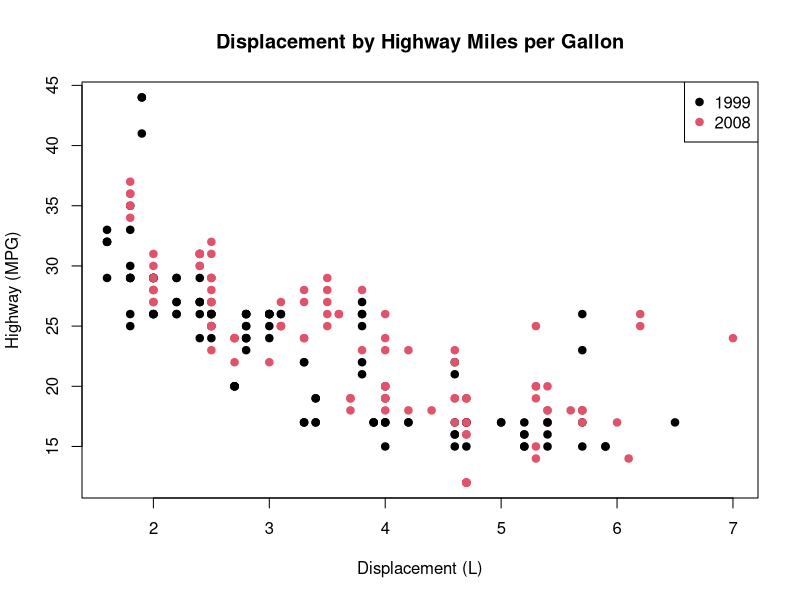
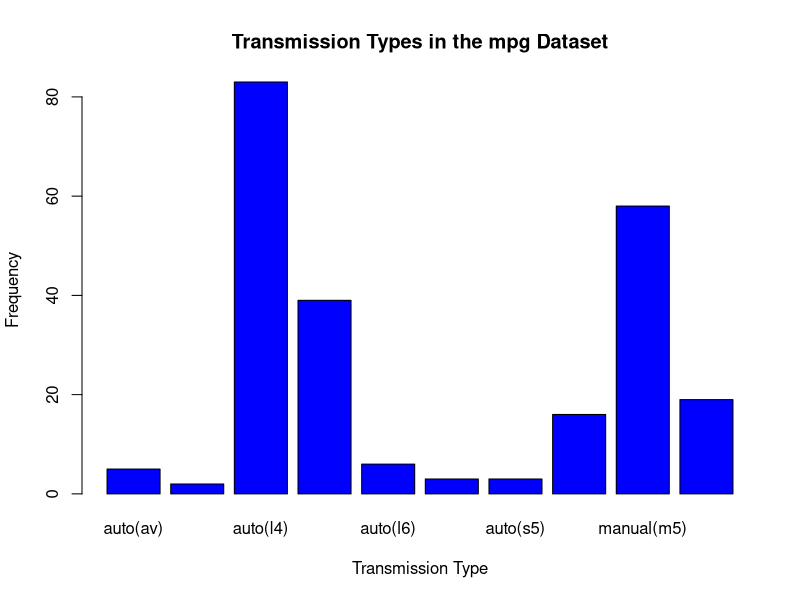

Write R code to recreate these figures, in order. (Note: this script raises an error after producing the figures.)
## C7091 Professional Skills for Data Science ####
## Miss S-J Childs
## Student ID: 24370500
## Assignment 1: Problem Sets
## Source: https://c7091.github.io/website/problem-sets.html
## 2024-10-23

## CONTENTS ####
## 00 Setup
## 01 Question One: Plotting and subsets with the mpg data
## 02 Question Two: Pseudocode
## 03 Question Three: Understanding functions
## 04 Question Four: Working with matrices
## 05 Question Five: ANOVAs code
## 06 Question Six: F-Statistic
## 07 Question Seven: Write your own questions
## 08 Question Eight: Add nested lists and indexing to your questions

## 00 Setup ####

# Install packages and load libraries
install.packages("emmeans")
install.packages("pwr")
install.packages("tidyverse")
library(emmeans)
library(pwr)
library(tidyverse)
library(dplyr)
library(ggplot2)

# Set working directory

getwd() # All good

## 01 Question One ####

## "Make the plot and axis labels match"

data(mpg) # read in

colnames(mpg) # Typos in original code, so double-checking variable names

# Corrected code
plot(mpg$displ, mpg$hwy, col = as.factor(mpg$year), 
     main = "Displacement by Highway Miles per Gallon", # added title
     xlab = "Displacement (L)", 
     ylab = "Highway (MPG)", pch = 19) # added measurement units
legend("topright", legend = unique(mpg$year), 
       col = unique(as.factor(mpg$year)), pch = 19)

## "Use base R to filter the data where cyl equals 8"

# Corrected code
subset(mpg, cyl == 8) 
# 8 is a numeric, not a character. == for equality, = means assignment

## "Extend code to calculate the proportions of manual and automatic shift cars"

# Created a table of transmission types
trans_table <- table(mpg$trans) # shows the frequency of different types

# Calculated the proportions
help("proportions") # entries of x, divided by the appropriate marginal sums

trans_proportions <- proportions(trans_table) # but is this helpful?
View(trans_proportions)

# Visualization of transmission types
barplot(trans_table, main ="Transmission Types in the mpg Dataset", 
        xlab ="Transmission Type",
        ylab ="Frequency", col="blue") # now easier to comprehend proportions



## Question Two ####

## "Write pseudocode steps for calculating the volume of a cylinder."

# Step One: Look up the formula for cylinder volume
# Volume = π * radius^2 * height

# Step Two: State the height and radius for cylinder
height <- 3.2
radius <- 5.5

# Step Three: State value of pi to 3 decimal places
print(pi) # checking
pie <- round(pi, 3)
print(pie) # checking

# Step Four: Use formula to calculate 
cy_volume <- pie * radius^2 * height

# Step Five: Round the volume to 2 decimal points
cy_volume_rounded <- round(cy_volume, 2)

# Step Six: Show the answer
print(cy_volume_rounded)


## Question Three ####

## "What value is required for the 'd' argument in the pwr.t.test() function?"

help("pwr-package")
help("pwr.t.test")

# A statistical method known as power analysis. 
# My understanding of power analysis as having four core elements:
# Statistical power == detecting an effect if there's one
# Significance aka 'alpha' == the level needed (0.05) to reject the null hypothesis
# Sample size == the number of observations
# Effect size == the difference between the mean divided by the combined
# standard deviation, aka 'Cohen's d' and the 'd' argument in pwr.t.test function.
# The 'd' argument is the mean difference / standard deviation difference

# Example code
mean_diff <- mean("hypothetical data B" - "hypothetical data A")
sd_diff <- sd("hypothetical data B" - "hypothetical data A")
d <- mean_diff / sd_diff

## Question Four ####

## "What is the role of the set.seed() function in the question context?"

help("set.seed")
# It's a random number generator and helps with reproducibility.
# The question code chunk has random sampling, but you don't 
# want the results to change each time you run the code, so 
# you set a seed.


## "Why does calculating the mean of the copied original matrix return a 
## numeric value while the mean of the same matrix when missing values are 
## filled from the list returns NA?"

# In R you need to be careful when making copies. Making a copy of the matrix,
# but then altering the original will NOT change the copied version. This is
# because when copying a matrix, R creates a new independent copy of the data.

## "Fix the code such that mean_of_original_copy and mean_matrix are equal"

# Corrected code

set.seed(123)
matrix_with_na <- matrix(sample(c(NA, 1:9), 9, replace = TRUE), nrow = 3)
copy_of_original<-matrix_with_na

matrix_with_na[1,2] <- NA
matrix_with_na[2,3] <- NA
matrix_with_na[3,1] <- NA

print(copy_of_original)
print(matrix_with_na)

list_with_values <- as.list(as.numeric(matrix(1:9, nrow = 3)))
# originally as.character, must be numeric or logical

print(list_with_values)

for (i in 1:3) {
  for (j in 1:3) {
    if (is.na(matrix_with_na[i,j])) {
      matrix_with_na[i,j] <- list_with_values[[(i-1)*3 + j]] 
    }
  }
}
print(matrix_with_na)

# Now calculating the mean of the matrices
mean_matrix <- mean(matrix_with_na)
mean_of_original_copy <- mean(copy_of_original)
print(mean_of_original_copy)
print(mean_matrix)

# Both matrices now match at 4.333333

## Question Five ####

## "Explain why this function is not working and return the working equivalent."

data("iris")

# Original code leads to "error: arguments imply differing number of rows: 0, 3"

names(iris) # Typos in original, checking names

# Corrected code
run_anova_posthoc <- function() {
  
  anova_result <- aov(Sepal.Length ~ Species, data = iris)
  
  posthoc_result <- emmeans(anova_result, pairwise ~ Species)
  
  comparisons <- as.data.frame(summary(posthoc_result$contrast)) # for accessibility
  
  print(comparisons)
  
  comparisons_df <- data.frame(Species = comparisons$contrast, # NOT $species
                               estimate = comparisons$estimate,
                               p.value = comparisons$p.value)
  
  return(comparisons_df)
}

run_anova_posthoc() # Now it's working!

## "Interpret what the estimate means and rank the species"

# I interpret the estimate to mean the difference in the Sepal.Length
# means between the species pairs, so if positive that's a higher mean, but 
# the negative indicates lower mean.

emmeans(anova_result, ~ Species) # look at emmean column to rank


## Question Six ####

## "Using the iris dataset conduct an anova of sepal length and report F statistic"

# dataset already loaded

# What is F statistic? The F statistic is a value you obtain when you perform 
# an Analysis of Variance (ANOVA) or regression analysis. It helps you 
# determine whether there are significant differences between group means or 
# if your regression model fits the data better than a model with no predictors.


# Performing anova the quick way
iris_anova <- aov(Sepal.Length ~ Species, data = iris)
  # aov() function: helps analyse the differences among group means in dataset

# Summarise the results
anova_summary <- summary(iris_anova)

# See the results
print(anova_summary) # format is 'classic' anova table style

# the F statistic
f_statistic <- anova_summary[[1]]["Species", "F value"]

print(f_statistic)


# Performing anova the longer way

group_means <- aggregate(Sepal.Length ~ Species, data = iris, FUN = mean)
group_means # the group mean
# aggregate(): summary statistics on a dataset, typically by groups

overall_mean <- mean(iris$Sepal.Length)
overall_mean # the overall mean

SSB <- sum(iris$Sepal.Length^2) - sum((table(iris$Species) * 
           group_means$Sepal.Length^2) / length(iris$Sepal.Length))
SSB # the between-group sum of squares (SSB)

SSW <- sum((iris$Sepal.Length - ave(iris$Sepal.Length, iris$Species))^2)
# the within-group sum of squares
# ave(): the average of a numeric variable, usually grouped by another variable

df_between <- length(unique(iris$Species)) - 1 # already calculated k
df_within <- length(iris$Sepal.Length) - length(unique(iris$Species)) # n total - k
# the degrees of freedom

MSB <- SSB / df_between
MSW <- SSW / df_within
# the mean of squares

F_value <- MSB / MSW
F_value
# difference between the groups is massively more so than within groups

p_value <- pf(F_value, df_between, df_within, lower.tail = FALSE)
p_value # and the p value too
# probability of seeing differences in sepal length due to randomness very low



## Question Seven ####

## "Write your own questions"

## In your own words, what is the 'quiet' argument in the knit() function in
# the {knitr} package? Show the code involved including any appropriate
# comment code required to answer this question.

library(knitr)
help(knitr)
help(quiet)

# Firstly, the knitr package helps make dynamic reports, it runs the R code 
# and incorporates it, including plots or tables, into a document.
# The knit() function, which 'quiet' is apart of, transform the code along 
# text and markdown, into a nice presentable document like PDF, HMTL ect
# The quiet argument acts like a mute button when set TRUE, it stops the
# function from printing messages and outputs in the console as it runs. Tidy!

# Example code
knit(input = "example.qmd", quiet = TRUE)
# making quarto doc. Set to TRUE suppresses
# BUT set to false if you need to debug


## "Write your own questions." 

# long hand ANOVA for the mpg dataset with the number of cylinders and city mpg

data(mpg)

library(dplyr) #dplyr package: set of tools for data manipulation and wrangling
group_means <- mpg %>%
  group_by(cyl) %>%
  summarise(mean_mpg = mean(cty))
group_means
# a different anova method compared to earlier

overall_mean <- mean(mpg$cty)
overall_mean

SSB <- sum((group_means$mean_mpg - overall_mean)^2 * table(mpg$cyl))
SSB # the between-group sum of squares (SSB)

SSW <- sum((mpg$cty - ave(mpg$cty, mpg$cyl))^2)
SSW # the within-group sum of squares (SSW)

df_between <- length(unique(mpg$cyl)) - 1
df_within <- length(mpg$cty) - length(unique(mpg$cyl))
# the degrees of freedom

MSB <- SSB / df_between
MSW <- SSW / df_within
# the mean squares

F_value <- MSB / MSW
F_value # high number

p_value <- pf(F_value, df_between, df_within, lower.tail = FALSE)
p_value # low number, thus indicating significance


## Question Eight ####
## Nesting and indexing in a question
# Make a matrix from the decrease coloumn, index the value where the rowpos
# is 2 and the colpos is 3, then do a nested loop calculating mean decrease.

# Load the orchard sprays dataset
data(OrchardSprays)

# Create a Matrix
decrease_matrix <- matrix(OrchardSprays$decrease, 
                          nrow = max(OrchardSprays$rowpos),
                          ncol = max(OrchardSprays$colpos))
# Makes matrix from decrease column, dims from maxivalues of rowpos and colpos.
print(decrease_matrix)

# Indexing
value_at_2_3 <- decrease_matrix[2, 3]
print(value_at_2_3) # Extract value from matrix, rowpos is 2 and colpos is 3.

# Nesting
mean_decrease <- matrix(NA, nrow = max(OrchardSprays$rowpos),
                        ncol = max(OrchardSprays$colpos))

for (i in 1:max(OrchardSprays$rowpos)) {
  for (j in 1:max(OrchardSprays$colpos)) {
    mean_decrease[i, j] <- mean(OrchardSprays$decrease[OrchardSprays$rowpos == i
                                & OrchardSprays$colpos == j])
  }
} 
# nested loop iterates over each combination of rowpos and colpos, 
# calculating mean decrease for each combination, storing it in a new matrix
print(mean_decrease)

# Indexing and nesting are useful, but can make things look a bit messy
